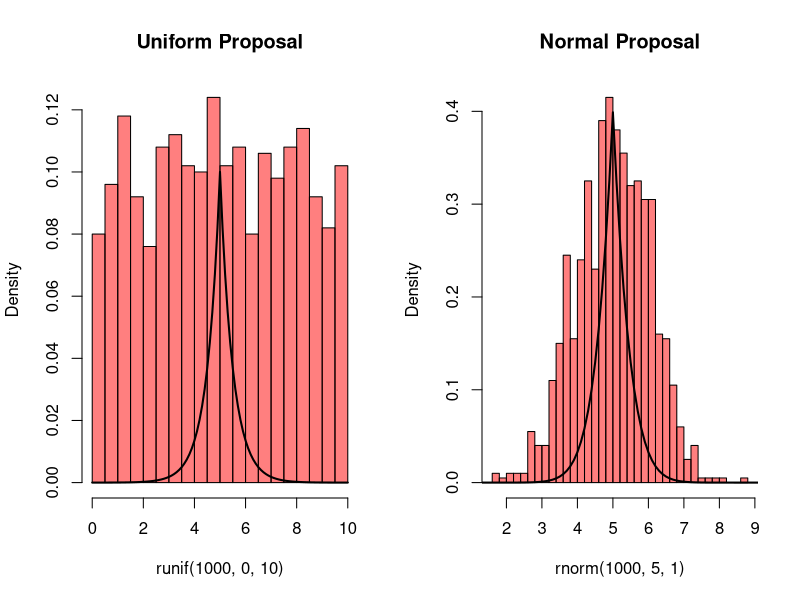

Recreate this plot in R.
## ---- chunk 1
knitr::opts_chunk$set(echo = FALSE)
## ---- chunk 2
set.seed(123)
U <-  runif(1e4, 0, 10)
Y <- 10* exp(-2*abs(U - 5))
(I <- mean(Y))
## ---- chunk 3
h <- function(u) exp(-2*abs(u - 5))
integrate(h, 0,10)$val
## ---- chunk 4
(Error <- var(Y))
## ---- chunk 5
par(mfrow=c(1,2))
hist(runif(1000,0,10), breaks = 30, col=rgb(1,0,0,0.5), freq=F, main = "Uniform Proposal")
curve(expr=1/10*exp(-2*abs(x-5)),from = 0, to = 10, lwd=2, add= T)

hist(rnorm(1000,5,1), breaks = 30, col=rgb(1,0,0,0.5), freq=F, main = "Normal Proposal")
curve(expr=dnorm(x,5,1)*exp(-2*abs(x-5)),from = 0, to = 10, lwd=2, add= T)
# curve(10*dunif(x,0,10),col="blue",add=T)
# curve(dnorm(x,5,1),add=T)
## ---- chunk 6
w <- function(x) dunif(x, 0, 10)/dnorm(x, mean=5, sd=1)
f <- function(x) 10*exp(-2*abs(x-5))
X=rnorm(1e5,mean=5,sd=1)
Y=w(X)*f(X)

(I <- mean(Y))
(Error <- var(Y))
## ---- chunk 7
X <- rnorm(1e5, sd=4)
Y <- (X^2) * .5 * exp(-abs(X))/dnorm(X, sd=4)
(I <- mean(Y))
(Error <- var(Y))
## ---- chunk 8
h <- function(x) 0.5*x^2*exp(-abs(x))
integrate(h,-Inf,Inf)$val
